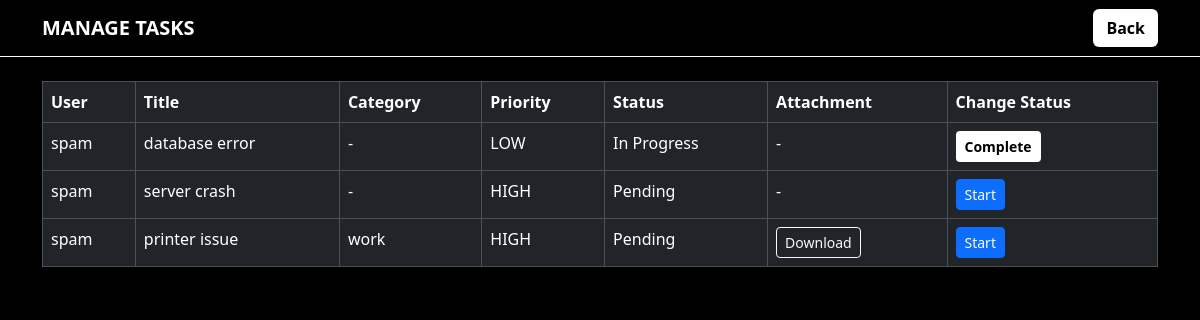
Page /manage_tasks (signed in) on the earlier database version.
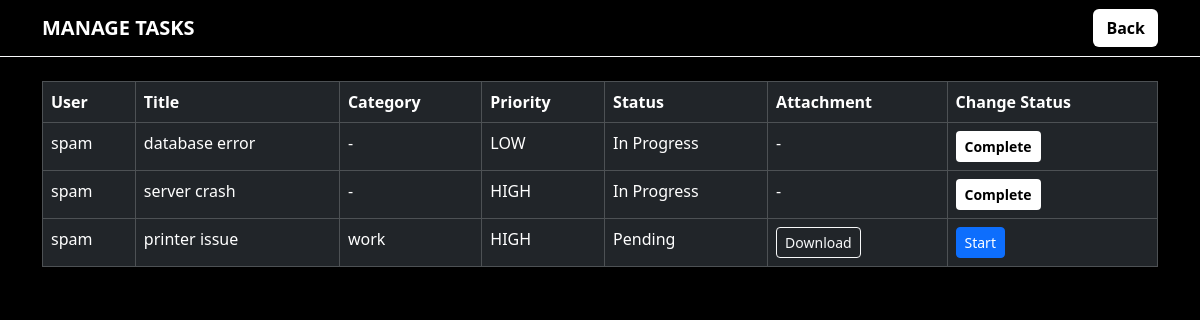
Same page on the later database version.
### tables this page shows
CREATE TABLE tasks (
            id INTEGER PRIMARY KEY AUTOINCREMENT,
            title TEXT NOT NULL,
            description TEXT NOT NULL,
            status TEXT DEFAULT 'Pending',
            priority TEXT,
            due_date DATE,
            user_id INTEGER, category TEXT, file_path TEXT,
            FOREIGN KEY (user_id) REFERENCES users(id)

        );

CREATE TABLE users (
            id INTEGER PRIMARY KEY AUTOINCREMENT,
            username TEXT NOT NULL,
            email TEXT NOT NULL,
            password TEXT NOT NULL,
            role TEXT DEFAULT 'user'
        );

### app.py (the view)
@app.route("/manage_tasks")
def manage_tasks():
    if session.get('role')!='admin':
        return redirect(url_for("login"))
    conn = getdb()
    cursor = conn.cursor()
    cursor.execute("""
        SELECT t.id, t.title, t.description, t.status, t.priority, t.due_date, t.user_id, u.username, t.category, t.file_path
        FROM tasks t
        LEFT JOIN users u ON t.user_id = u.id
        ORDER BY t.priority DESC
    """)
    tasks = cursor.fetchall()
    conn.close()
    return render_template("manage_tasks.html", tasks=tasks)

### app.py (called while the page is built)
@app.after_request
def set_cache_headers(response):
    if response.status_code in [301, 302, 303, 307, 308]:
        response.headers['Cache-Control'] = 'no-store, no-cache, must-revalidate, max-age=0'
        response.headers['Pragma'] = 'no-cache'
        response.headers['Expires'] = '0'
    elif request.endpoint and request.endpoint in ['login', 'register', 'logout', 'user_dashboard', 'admin_dashboard']:
        response.headers['Cache-Control'] = 'no-store, no-cache, must-revalidate, max-age=0, private'
        response.headers['Pragma'] = 'no-cache'
        response.headers['Expires'] = '0'
    elif request.method == 'POST':
        response.headers['Cache-Control'] = 'no-store, no-cache, must-revalidate, max-age=0'
        response.headers['Pragma'] = 'no-cache'
        response.headers['Expires'] = '0'
    return response

def getdb():
    conn = sqlite3.connect(DB_PATH)
    return conn

### templates/manage_tasks.html (shortened to what this page needs)
<!DOCTYPE html>
<html>
<head>
    <link href="https://cdn.jsdelivr.net/npm/bootstrap@5.3.2/dist/css/bootstrap.min.css" rel="stylesheet">
</head>
<body>
<nav class="navbar navbar-dark bg-black border-bottom border-light">
    <div class="container">
        <span class="navbar-brand fw-bold">MANAGE TASKS</span>
        <a href="/admin_dashboard" class="btn btn-custom">Back</a>
    </div>
</nav>
<div class="container mt-4">
    <table class="table table-dark table-bordered">
        <thead>
            <tr>
                <th>User</th>
                <th>Title</th>
                <th>Category</th>
                <th>Priority</th>
                <th>Status</th>
                <th>Attachment</th>
                <th>Change Status</th>
            </tr>
        </thead>
        <tbody>
            {% for task in tasks %}
            <tr>
                <td>{{ task[7] if task[7] else 'Unknown' }}</td>
                <td>{{ task[1] }}</td>
                <td>{{ task[8] if task[8] else '-' }}</td>
                <td>{{ task[4] }}</td>
                <td>{{ task[3] }}</td>
                <td>
                    {% if task[9] %}
                        <a href="/admin_download/{{ task[0] }}" class="btn btn-outline-light btn-sm">Download</a>
                    {% else %}
                        -
                    {% endif %}
                </td>
                <td>
                    {% if task[3] == 'Pending' %}
                        <a href="/admin_start_task/{{ task[0] }}" class="btn btn-primary btn-sm" onclick="return confirm('Start this task?')">Start</a>
                    {% elif task[3] == 'In Progress' %}
                        <a href="/admin_complete_task/{{ task[0] }}" class="btn btn-custom btn-sm" onclick="return confirm('Mark this task as completed?')">Complete</a>
                    {% else %}
                        <span class="text-success">✓ Completed</span>
                    {% endif %}
                </td>
            </tr>
            {% endfor %}
        </tbody>
    </table>
</div>
</body>
</html>

Differences in the rows shown:
changed tasks "server crash": status "Pending" → "In Progress"; status "Start" → "Complete"
